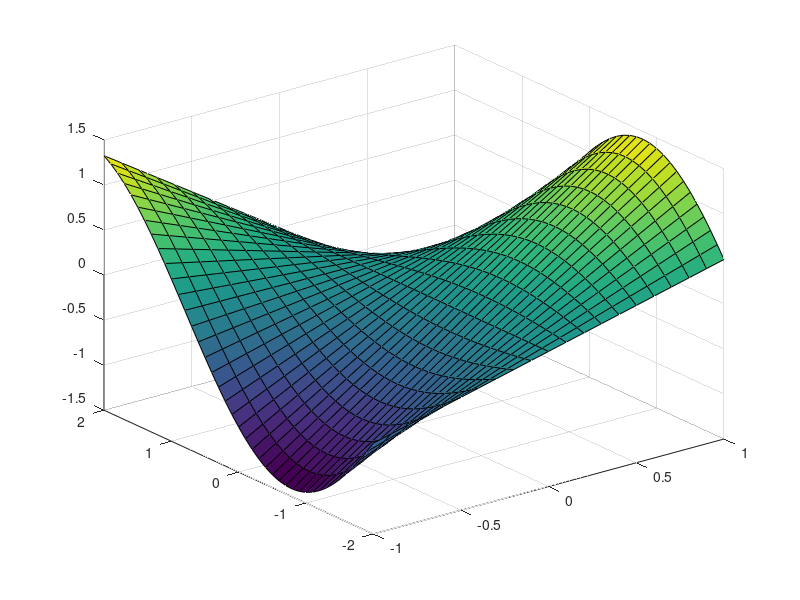
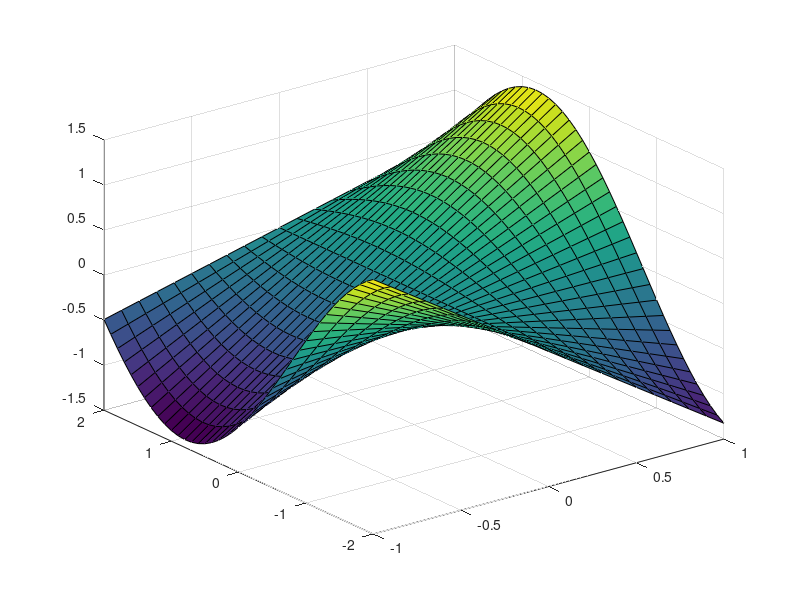

These charts were generated, in order, by the following MATLAB code:
close all
clear

[x,y] = meshgrid(-1:.1:1,-2:.1:2);
z1 = x.*(cos(y)-sin(y));
z2 = x.*(sin(y)+cos(y));
surf(x,y,z1);
figure
surf(x,y,z2);